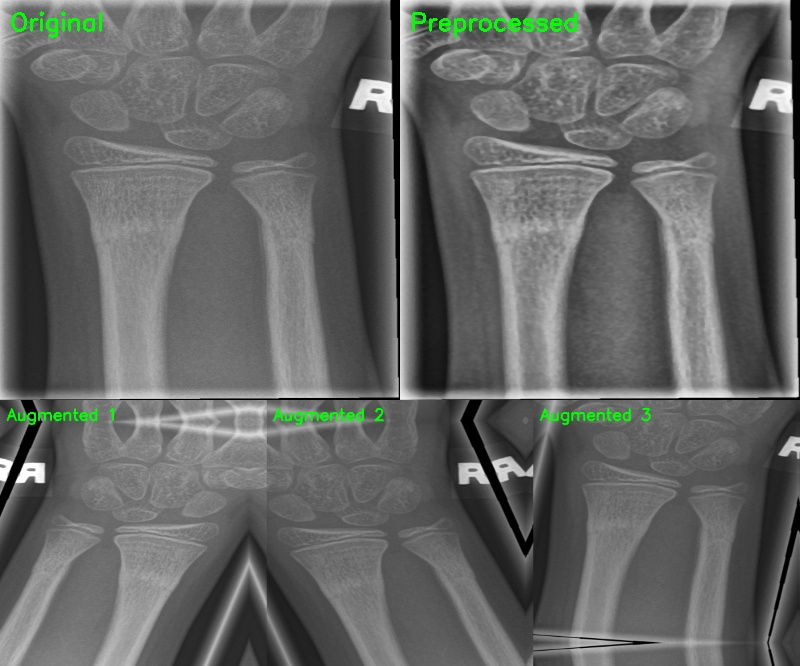
#> input picture 医学yolo/newprogram/论文插图_4.1节/4.1.2_真实X光_预处理与增强对比.jpg, 800 x 666 px
$ python -i data_augmentation.py   (imports and definitions only)
#> lines starting #> are read from the running program, lines starting #| are printed output that depends on the picture
#> further down, picture is the input picture: shape (666, 800, 3); mean B, G, R 100.7, 102.3, 100.7
# -*- coding: utf-8 -*-
"""
data_augmentation.py - 数据增强模块
功能：对医学 X 光图像进行适度增强，提升模型泛化能力
包含：
1. 随机翻转与轻微旋转（增强体位变化的鲁棒性）
2. 亮度与对比度扰动（增强对曝光差异的适应性）
3. 随机缩放与平移（提升模型对位置变化的泛化能力）
4. Mosaic 增强（可选，需谨慎使用）
5. MixUp 增强（可选，需谨慎使用）

注意：医学图像增强需避免破坏医学结构语义
"""

import cv2
import numpy as np
from typing import Tuple, Optional, List
import random


class DataAugmenter:
    """医学 X 光图像数据增强器"""

    def __init__(
        self,
        # 翻转参数
        h_flip_prob: float = 0.5,
        v_flip_prob: float = 0.2,

        # 旋转参数
        rotation_range: Tuple[float, float] = (-15, 15),

        # 亮度对比度参数
        brightness_range: Tuple[float, float] = (0.8, 1.2),
        contrast_range: Tuple[float, float] = (0.8, 1.2),

        # 缩放平移参数
        scale_range: Tuple[float, float] = (0.9, 1.1),
        translate_range: Tuple[float, float] = (-0.1, 0.1),

        # Mosaic 参数
        use_mosaic: bool = False,
        mosaic_prob: float = 0.3,

        # MixUp 参数
        use_mixup: bool = False,
        mixup_prob: float = 0.2,
        mixup_alpha: float = 0.2
    ):
        """
        初始化数据增强器

        参数:
            h_flip_prob: 水平翻转概率，默认 0.5
            v_flip_prob: 垂直翻转概率，默认 0.2（医学图像谨慎使用）
            rotation_range: 旋转角度范围（度），默认 (-15, 15)
            brightness_range: 亮度缩放范围，默认 (0.8, 1.2)
            contrast_range: 对比度缩放范围，默认 (0.8, 1.2)
            scale_range: 缩放比例范围，默认 (0.9, 1.1)
            translate_range: 平移比例范围，默认 (-0.1, 0.1)
            use_mosaic: 是否使用 Mosaic 增强，默认 False
            mosaic_prob: Mosaic 增强概率，默认 0.3
            use_mixup: 是否使用 MixUp 增强，默认 False
            mixup_prob: MixUp 增强概率，默认 0.2
            mixup_alpha: MixUp 分布参数，默认 0.2
        """
        self.h_flip_prob = h_flip_prob
        self.v_flip_prob = v_flip_prob
        self.rotation_range = rotation_range
        self.brightness_range = brightness_range
        self.contrast_range = contrast_range
        self.scale_range = scale_range
        self.translate_range = translate_range
        self.use_mosaic = use_mosaic
        self.mosaic_prob = mosaic_prob
        self.use_mixup = use_mixup
        self.mixup_prob = mixup_prob
        self.mixup_alpha = mixup_alpha

    def augment(self, image: np.ndarray, boxes: Optional[np.ndarray] = None) -> Tuple[np.ndarray, Optional[np.ndarray]]:
        """
        对单张图像进行数据增强

        参数:
            image: 输入图像（H, W, C）
            boxes: 标注框数组 (N, 4) [x_min, y_min, x_max, y_max]，可选

        返回:
            (增强后的图像，增强后的标注框)
        """
        # 如果启用 Mosaic，且满足概率条件
        if self.use_mosaic and random.random() < self.mosaic_prob:
            # Mosaic 需要 4 张图像，这里简化处理
            pass

        # 如果启用 MixUp，且满足概率条件
        if self.use_mixup and random.random() < self.mixup_prob:
            # MixUp 需要另一张图像，这里简化处理
            pass

        # 1. 随机翻转
        augmented = self._apply_flip(image)
        if boxes is not None:
            boxes = self._apply_flip_boxes(boxes, augmented.shape)

        # 2. 随机旋转
        augmented, transform_matrix = self._apply_rotation(augmented)
        if boxes is not None:
            boxes = self._apply_transform_boxes(boxes, transform_matrix, augmented.shape)

        # 3. 亮度对比度扰动
        augmented = self._apply_brightness_contrast(augmented)

        # 4. 随机缩放平移
        augmented, transform_matrix = self._apply_scale_translate(augmented)
        if boxes is not None:
            boxes = self._apply_transform_boxes(boxes, transform_matrix, augmented.shape)

        return augmented, boxes

    def _apply_flip(self, image: np.ndarray) -> np.ndarray:
        """应用随机翻转"""
        # 水平翻转
        if random.random() < self.h_flip_prob:
            image = cv2.flip(image, 1)  # 1 = 水平翻转

        # 垂直翻转（医学图像谨慎使用）
        if random.random() < self.v_flip_prob:
            image = cv2.flip(image, 0)  # 0 = 垂直翻转

        return image

    # [20 lines left out: function _apply_flip_boxes, not called in this run]

    def _apply_rotation(self, image: np.ndarray) -> Tuple[np.ndarray, np.ndarray]:
        """
        应用随机旋转

        返回:
            (旋转后的图像，变换矩阵)
        """
        angle = random.uniform(*self.rotation_range)
        h, w = image.shape[:2]
#> h = 666; w = 800
        center = (w / 2, h / 2)
#> center = (400, 333)

        # 获取旋转矩阵
        matrix = cv2.getRotationMatrix2D(center, angle, 1.0)

        # 应用旋转
        rotated = cv2.warpAffine(
            image,
            matrix,
            (w, h),
            flags=cv2.INTER_LINEAR,
            borderMode=cv2.BORDER_REFLECT
        )
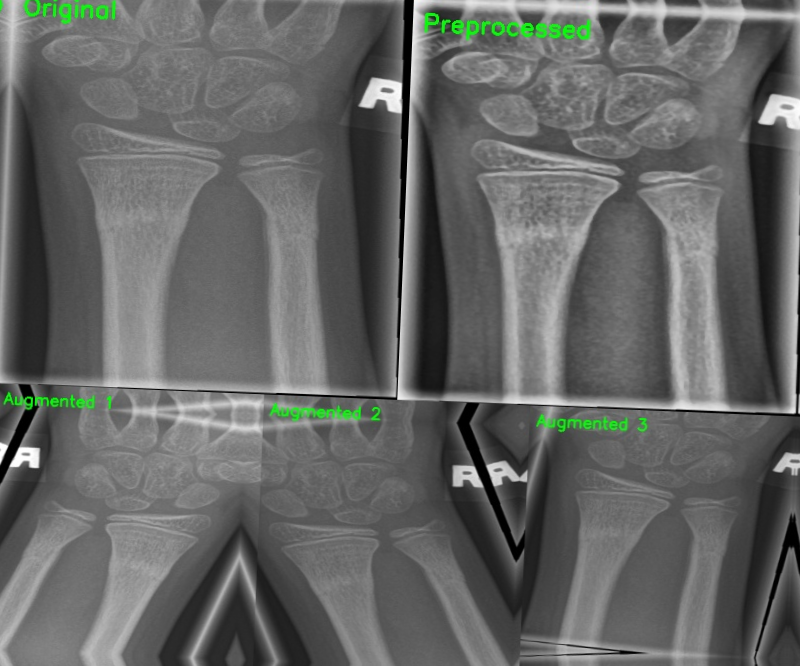
#> rotated: shape (666, 800, 3); mean B, G, R 101.1, 102.7, 101
#> in augment, `augmented, transform_matrix = self._apply_rotation(augmented)`: transform_matrix = [[0.999, -0.0416, 14.19], [0.0416, 0.999, -16.34]]

        return rotated, matrix

    def _apply_brightness_contrast(self, image: np.ndarray) -> np.ndarray:
        """应用亮度和对比度扰动"""
        # 亮度调整
        brightness_factor = random.uniform(*self.brightness_range)
        image = cv2.multiply(image, brightness_factor)

        # 对比度调整
        contrast_factor = random.uniform(*self.contrast_range)
        image = cv2.addWeighted(image, contrast_factor, image, 0, 0)

        # 裁剪到 [0, 255]
        image = np.clip(image, 0, 255).astype(np.uint8)

        return image

    def _apply_scale_translate(self, image: np.ndarray) -> Tuple[np.ndarray, np.ndarray]:
        """
        应用随机缩放和平移

        返回:
            (变换后的图像，变换矩阵)
        """
        h, w = image.shape[:2]
#> h = 666; w = 800

        # 随机缩放
        scale = random.uniform(*self.scale_range)

        # 随机平移
        tx = random.uniform(*self.translate_range) * w
#> tx = 45.41
        ty = random.uniform(*self.translate_range) * h
#> ty = -26.2

        # 构建仿射变换矩阵
        matrix = np.array([
            [scale, 0, tx],
            [0, scale, ty]
        ], dtype=np.float32)
#> matrix = [[0.981, 0, 45.41], [0, 0.981, -26.2]]

        # 应用变换
        transformed = cv2.warpAffine(
            image,
            matrix,
            (w, h),
            flags=cv2.INTER_LINEAR,
            borderMode=cv2.BORDER_REFLECT
        )
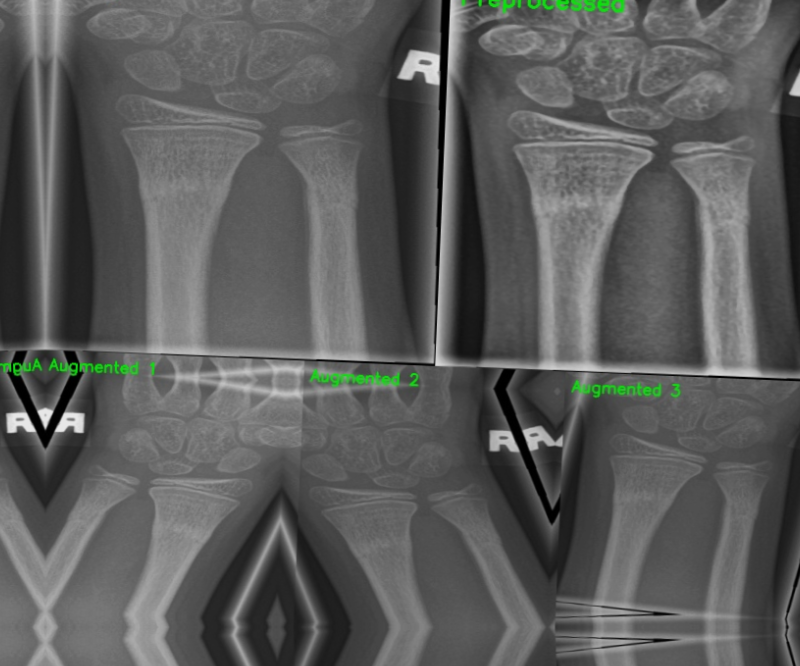
#> transformed: shape (666, 800, 3); mean of channels 0, 1, 2 90.9, 91.9, 90.9; drawn as B, G, R

        return transformed, matrix

    # [141 lines left out: functions _apply_transform_boxes, apply_mosaic, apply_mixup, get_config, not called in this run]

>>> import cv2
>>> picture = cv2.imread('../论文插图_4.1节/4.1.2_真实X光_预处理与增强对比.jpg')
>>> result = DataAugmenter().augment(picture)

$ run again, on 医学yolo/newprogram/论文插图_4.1节/4.1.2_预处理流程效果图.jpg
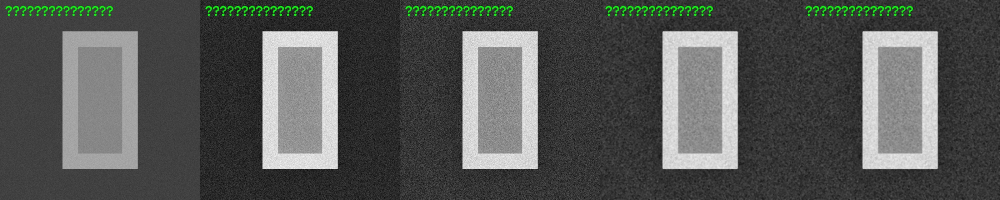
#> input picture 医学yolo/newprogram/论文插图_4.1节/4.1.2_预处理流程效果图.jpg, 2000 x 400 px (shown at 1/2 size)
#> picture is the input picture: shape (400, 2000, 3); mean B, G, R 83.9, 86, 83.8
#> in _apply_rotation, `rotated = cv2.warpAffine( image, matrix, (w, h), flags=cv2.INTER_LINEA..`:
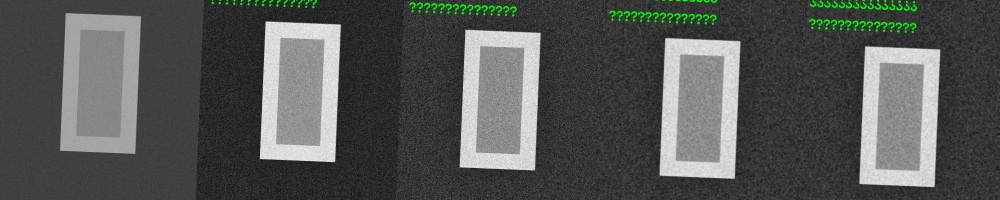
#> rotated: shape (400, 2000, 3) (shown at 1/2 size); mean B, G, R 83.9, 85.8, 83.9
#> in augment, `augmented, transform_matrix = self._apply_rotation(augmented)`: transform_matrix = [[0.999, -0.0416, 9.18], [0.0416, 0.999, -41.4]]
#> in _apply_scale_translate, `transformed = cv2.warpAffine( image, matrix, (w, h), flags=cv2.INTER_L..`:
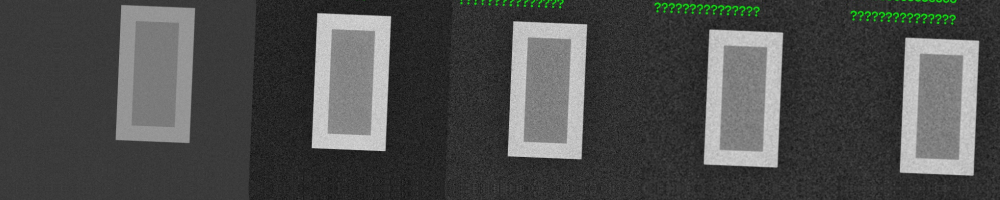
#> transformed: shape (400, 2000, 3) (shown at 1/2 size); mean of channels 0, 1, 2 75.7, 76.7, 75.7; drawn as B, G, R
#> in augment, `augmented, transform_matrix = self._apply_scale_translate(augmented)`: transform_matrix = [[0.981, 0, 113.5], [0, 0.981, -15.73]]

$ run again, on 医学yolo/newprogram/论文插图_4.1节/4.1.3_数据增强效果图.jpg
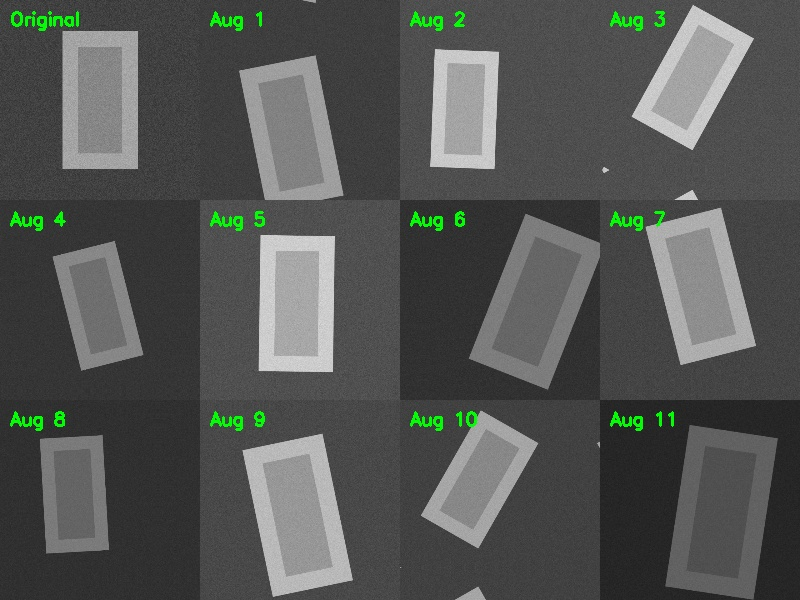
#> input picture 医学yolo/newprogram/论文插图_4.1节/4.1.3_数据增强效果图.jpg, 800 x 600 px
#> picture is the input picture: shape (600, 800, 3); mean B, G, R 83.7, 86.1, 83.7
#> in _apply_rotation, `rotated = cv2.warpAffine( image, matrix, (w, h), flags=cv2.INTER_LINEA..`:
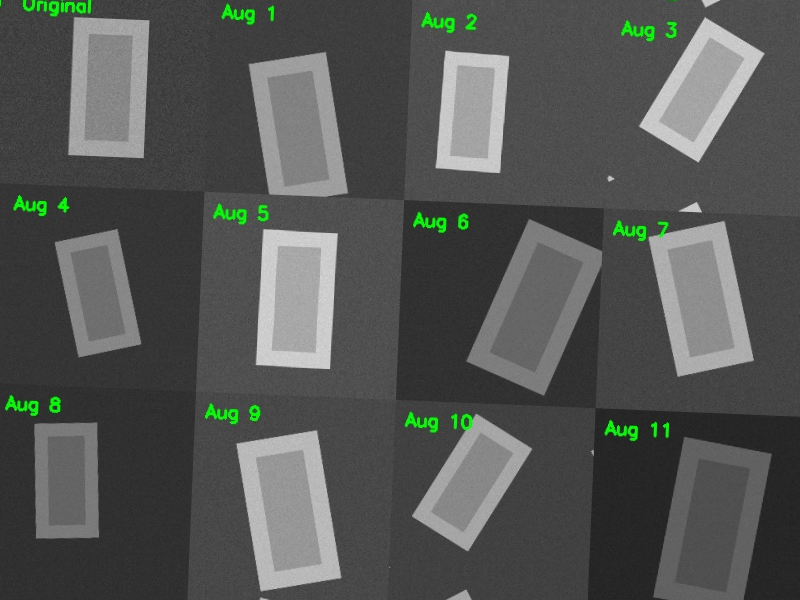
#> rotated: shape (600, 800, 3); mean B, G, R 83.7, 86.1, 83.7
#> in augment, `augmented, transform_matrix = self._apply_rotation(augmented)`: transform_matrix = [[0.999, -0.0416, 12.82], [0.0416, 0.999, -16.37]]
#> in _apply_scale_translate, `transformed = cv2.warpAffine( image, matrix, (w, h), flags=cv2.INTER_L..`:
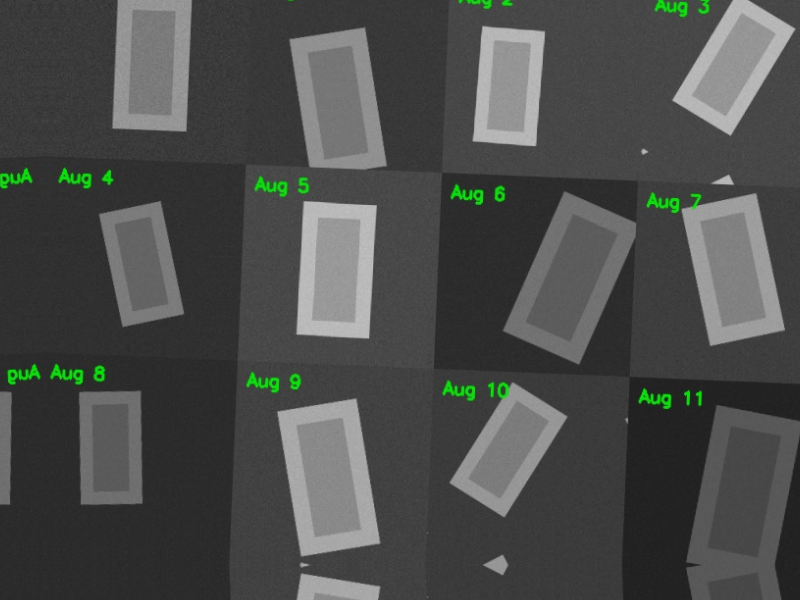
#> transformed: shape (600, 800, 3); mean of channels 0, 1, 2 74.9, 76.7, 74.9; drawn as B, G, R
#> in augment, `augmented, transform_matrix = self._apply_scale_translate(augmented)`: transform_matrix = [[0.981, 0, 45.41], [0, 0.981, -23.6]]
